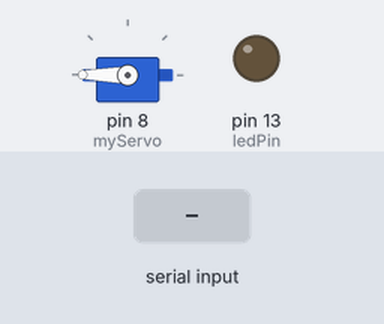
Recording of a sketch running on a simulated Arduino Uno, built with avr-gcc and run on an emulated ATmega328P. Parts: servo, output pins drawn as LEDs (lit = HIGH). The test bench sets the inputs (shaded band).

Above: at 1.2 s.
1.3 s: "30,150\n" received over Serial
At 2.5 s:
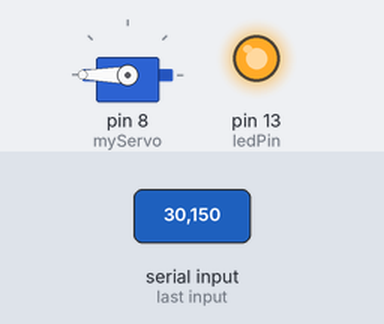
2.8 s: "2\n" received over Serial
At 3.5 s:
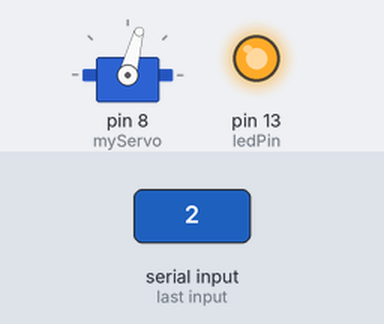
4.3 s: "1\n" received over Serial
At 4.7 s:
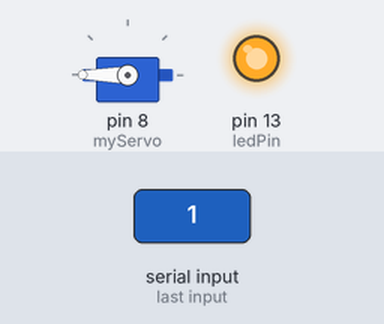
5.8 s: "3\n" received over Serial
At 7.0 s:
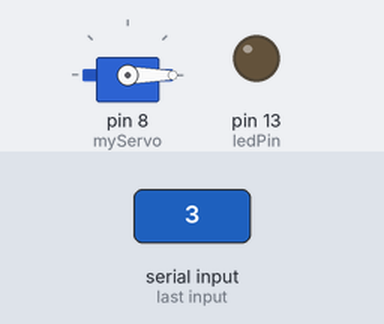
Timing chart, 0 to 8.3 s (numbered marks = the images above; inputs shaded):
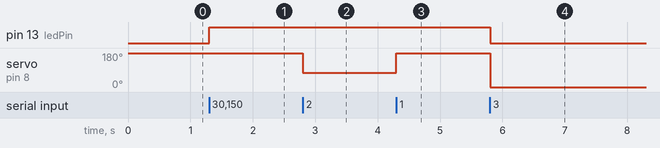

Measured:
- after the input at 1.3 s, pin 13 (ledPin): LOW → HIGH at once
- after the input at 2.8 s, servo on pin 8 (myServo): 180° → 75° at once
- after the input at 4.3 s, servo on pin 8 (myServo): 75° → 180° at once
- after the input at 5.8 s, pin 13 (ledPin): HIGH → LOW at once; servo on pin 8 (myServo): 180° → 0° at once

The sketch:

servo_brain_control.ino
```cpp
#include <Servo.h>

Servo myServo;
int ledPin = 13;
void setup() {

  Serial.begin(9600);
  pinMode(ledPin, OUTPUT);
  myServo.attach(8);
  myServo.write(180);

}


void loop() {
  int val;

  val = Serial.read() - '0';

  while (Serial.available() == 0);


  if (val == 1) {
    myServo.write(180);
    digitalWrite(13, HIGH);

  }

  if (val == 2) {
    digitalWrite(13, HIGH);
    myServo.write(75);

  }
  if (val == 3) {
    myServo.write(0);
    digitalWrite(13, LOW);
  }


}
```
